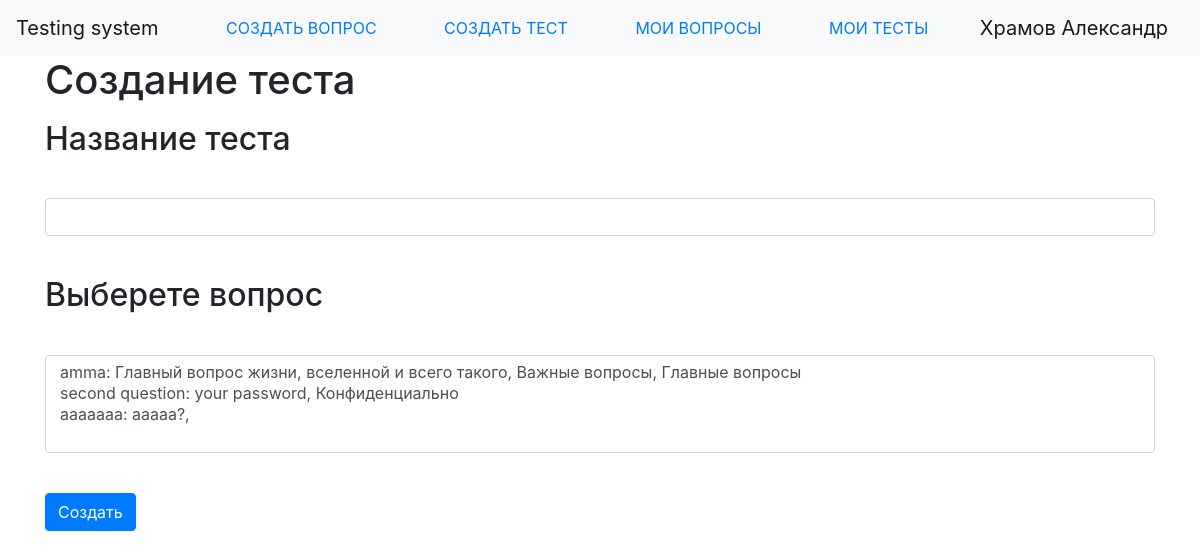
The page /new_test (signed in) on the database as committed earlier.
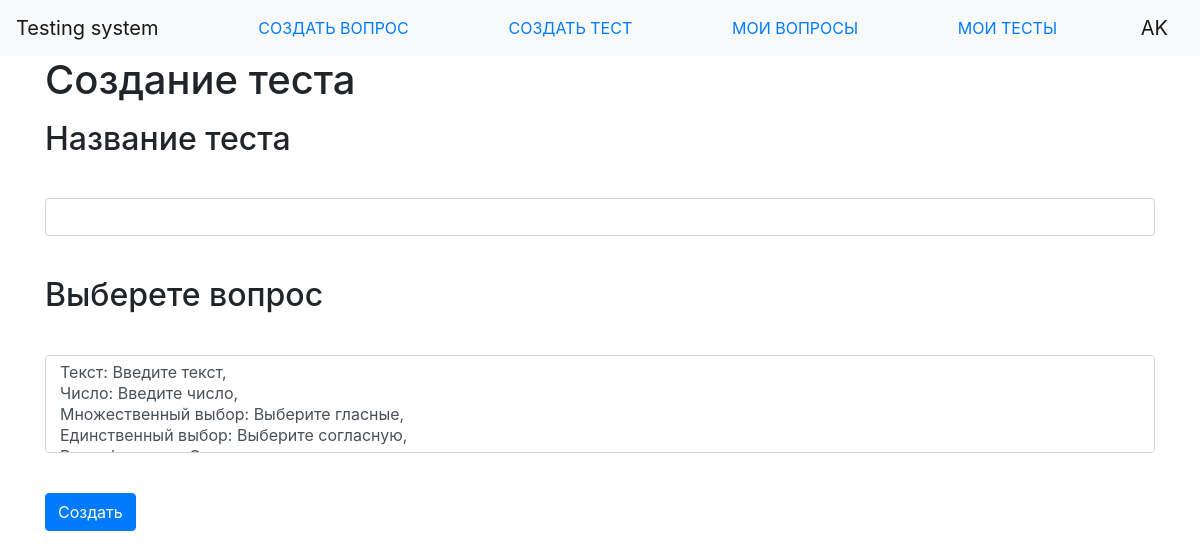
The same page on the database as committed later.
### data/users.py (models this page shows, shortened)
class User(SqlAlchemyBase, UserMixin, SerializerMixin):
    __tablename__ = 'users'
    id = sqlalchemy.Column(sqlalchemy.Integer, primary_key=True, autoincrement=True)
    name = sqlalchemy.Column(sqlalchemy.String)
    email = sqlalchemy.Column(sqlalchemy.String, unique=True)
    hashed_password = sqlalchemy.Column(sqlalchemy.String)
    questions = orm.relation("Question")

### main.py (the view, shortened to what this page needs)
@app.route('/new_test', methods=['GET', 'POST'])
@login_required
def new_test():
    NewTestForm.questions = SelectMultipleField('Выберете вопрос',
                                         choices=[(str(question.id), f"""{question.title}: {question.text}, {', '.join(list(map(lambda c: c.title, question.categories)))}""") for question in flask_login.current_user.questions])
    form = NewTestForm()
    return render_template('new_test.html', title='Создать тест', form=form)

### forms/creating_test.py
class NewTestForm(FlaskForm):
    title = StringField('Название теста', validators=[DataRequired()])
    submit = SubmitField('Создать')

### data/db_session.py (called while the page is built)
def create_session() -> Session:
    global __factory
    return __factory()

### main.py (called while the page is built)
@login_manager.user_loader
def load_user(user_id):
    db_sess = db_session.create_session()
    return db_sess.query(User).get(user_id)

### templates/new_test.html (shortened to what this page needs)
{% extends "base.html" %}
{% block content %}
<h1>Создание теста</h1>
<form action="" method="post">
    <p>
        <h2>{{ form.title.label }}</h2><br>
        {{ form.title(class="form-control") }}<br>
    </p>
    <p>
        <h2>{{ form.questions.label }}</h2><br>
        {{ form.questions(class="form-control") }}<br>
    </p>
    <p>{{ form.submit(type="submit", class="btn btn-primary") }}</p>
</form>
{% endblock %}

### templates/base.html (shortened to what this page needs)
<!doctype html>
<html lang="en">
<head>
    <link rel="stylesheet"
          href="https://stackpath.bootstrapcdn.com/bootstrap/4.4.1/css/bootstrap.min.css"
>
</head>
<body>
<header>
    <nav class="navbar navbar-light bg-light">
        <a class="navbar-brand" href="/">Testing system</a>
        <a class="nav-link" href="/new_question">СОЗДАТЬ ВОПРОС</a>
        <a class="nav-link" href="/new_test">СОЗДАТЬ ТЕСТ</a>
        <a class="nav-link" href="/my_questions">МОИ ВОПРОСЫ</a>
        <a class="nav-link" href="/my_tests">МОИ ТЕСТЫ</a>
        {% if current_user.is_authenticated %}
            <a class="navbar-brand" href="/logout">{{ current_user.name }}</a>
        {% else %}
            <p>
            <a class="btn btn-primary " href="/register">Зарегистрироваться</a>
            <a class="btn btn-success" href="/login">Войти</a>
            </p>
        {% endif %}
    </nav>
</header>
<main role="main" class="container">
    {% block content %}{% endblock %}
</main>
</body>
</html>

Rows that differ between the two databases and show on the page:
changed User: name "Храмов Александр" → "AK"
Other text that changed with them:
form field questions: "amma: Главный вопрос жизни, вселенной и всего такого, Важные вопросы, Главные вопросы / second question: your password, Конфиденциально / ааааааа: ааааа?," → "Текст: Введите текст, / Число: Введите число, / Множественный выбор: Выберите гласные, / Единственный выбор: Выберите согласную,"
